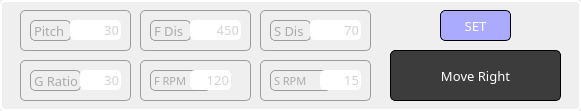
      <widget class="QFrame" name="frame_32">
       <property name="geometry">
        <rect>
         <x>10</x>
         <y>200</y>
         <width>581</width>
         <height>111</height>
        </rect>
       </property>
       <property name="styleSheet">
        <string notr="true">border: 2px solid rgb(255, 255, 255);
border-radius: 5px;
</string>
       </property>
       <property name="frameShape">
        <enum>QFrame::StyledPanel</enum>
       </property>
       <property name="frameShadow">
        <enum>QFrame::Raised</enum>
       </property>
       <widget class="QFrame" name="frame_28">
        <property name="geometry">
         <rect>
          <x>20</x>
          <y>10</y>
          <width>111</width>
          <height>41</height>
         </rect>
        </property>
        <property name="font">
         <font>
          <family>Montserrat</family>
          <pointsize>10</pointsize>
          <weight>50</weight>
          <italic>false</italic>
          <bold>false</bold>
          <kerning>false</kerning>
         </font>
        </property>
        <property name="styleSheet">
         <string notr="true">border: 1px solid rgb(155,155,155);
border-radius:5px;</string>
        </property>
        <property name="frameShape">
         <enum>QFrame::StyledPanel</enum>
        </property>
        <property name="frameShadow">
         <enum>QFrame::Raised</enum>
        </property>
        <widget class="QLabel" name="label_59">
         <property name="geometry">
          <rect>
           <x>10</x>
           <y>10</y>
           <width>41</width>
           <height>21</height>
          </rect>
         </property>
         <property name="font">
          <font>
           <family>Montserrat</family>
           <pointsize>10</pointsize>
           <weight>50</weight>
           <italic>false</italic>
           <bold>false</bold>
           <kerning>false</kerning>
          </font>
         </property>
         <property name="styleSheet">
          <string notr="true">BORDER:0PX;
color: rgb(170, 170, 170);</string>
         </property>
         <property name="text">
          <string>Pitch</string>
         </property>
        </widget>
        <widget class="QLineEdit" name="pitch">
         <property name="geometry">
          <rect>
           <x>50</x>
           <y>10</y>
           <width>51</width>
           <height>20</height>
          </rect>
         </property>
         <property name="font">
          <font>
           <family>Montserrat</family>
           <pointsize>10</pointsize>
           <weight>50</weight>
           <italic>false</italic>
           <bold>false</bold>
           <kerning>false</kerning>
          </font>
         </property>
         <property name="styleSheet">
          <string notr="true">border:0px;color: rgb(170, 170, 170);</string>
         </property>
         <property name="alignment">
          <set>Qt::AlignRight|Qt::AlignTrailing|Qt::AlignVCenter</set>
         </property>
         <property name="placeholderText">
          <string>30</string>
         </property>
        </widget>
       </widget>
       <widget class="QFrame" name="frame_29">
        <property name="geometry">
         <rect>
          <x>140</x>
          <y>10</y>
          <width>111</width>
          <height>41</height>
         </rect>
        </property>
        <property name="font">
         <font>
          <family>Montserrat</family>
          <pointsize>10</pointsize>
          <weight>50</weight>
          <italic>false</italic>
          <bold>false</bold>
          <kerning>false</kerning>
         </font>
        </property>
        <property name="styleSheet">
         <string notr="true">border: 1px solid rgb(155,155,155);
border-radius:5px;</string>
        </property>
        <property name="frameShape">
         <enum>QFrame::StyledPanel</enum>
        </property>
        <property name="frameShadow">
         <enum>QFrame::Raised</enum>
        </property>
        <widget class="QLabel" name="label_58">
         <property name="geometry">
          <rect>
           <x>10</x>
           <y>10</y>
           <width>41</width>
           <height>21</height>
          </rect>
         </property>
         <property name="font">
          <font>
           <family>Montserrat</family>
           <pointsize>10</pointsize>
           <weight>50</weight>
           <italic>false</italic>
           <bold>false</bold>
           <kerning>false</kerning>
          </font>
         </property>
         <property name="styleSheet">
          <string notr="true">BORDER:0PX;
color: rgb(170, 170, 170);</string>
         </property>
         <property name="text">
          <string>F Dis</string>
         </property>
        </widget>
        <widget class="QLineEdit" name="fast_rpm_distance">
         <property name="geometry">
          <rect>
           <x>50</x>
           <y>10</y>
           <width>51</width>
           <height>20</height>
          </rect>
         </property>
         <property name="font">
          <font>
           <family>Montserrat</family>
           <pointsize>10</pointsize>
           <weight>50</weight>
           <italic>false</italic>
           <bold>false</bold>
           <kerning>false</kerning>
          </font>
         </property>
         <property name="styleSheet">
          <string notr="true">border:0px;color: rgb(170, 170, 170);</string>
         </property>
         <property name="alignment">
          <set>Qt::AlignRight|Qt::AlignTrailing|Qt::AlignVCenter</set>
         </property>
         <property name="placeholderText">
          <string>450</string>
         </property>
        </widget>
       </widget>
       <widget class="QPushButton" name="set_attributes">
        <property name="geometry">
         <rect>
          <x>440</x>
          <y>10</y>
          <width>71</width>
          <height>31</height>
         </rect>
        </property>
        <property name="font">
         <font>
          <family>Montserrat</family>
          <pointsize>10</pointsize>
          <weight>50</weight>
          <italic>false</italic>
          <bold>false</bold>
          <kerning>false</kerning>
         </font>
        </property>
        <property name="styleSheet">
         <string notr="true">color: rgb(255, 255, 255);
background-color: rgb(170, 170, 255);
border: 1px solid rgb(0,0,0);
border-radius:5px;</string>
        </property>
        <property name="text">
         <string>SET</string>
        </property>
       </widget>
       <widget class="QFrame" name="frame_31">
        <property name="geometry">
         <rect>
          <x>20</x>
          <y>60</y>
          <width>111</width>
          <height>41</height>
         </rect>
        </property>
        <property name="font">
         <font>
          <family>Montserrat</family>
          <pointsize>10</pointsize>
          <weight>50</weight>
          <italic>false</italic>
          <bold>false</bold>
          <kerning>false</kerning>
         </font>
        </property>
        <property name="styleSheet">
         <string notr="true">border: 1px solid rgb(155,155,155);
border-radius:5px;</string>
        </property>
        <property name="frameShape">
         <enum>QFrame::StyledPanel</enum>
        </property>
        <property name="frameShadow">
         <enum>QFrame::Raised</enum>
        </property>
        <widget class="QLabel" name="label_62">
         <property name="geometry">
          <rect>
           <x>10</x>
           <y>10</y>
           <width>51</width>
           <height>21</height>
          </rect>
         </property>
         <property name="font">
          <font>
           <family>Montserrat</family>
           <pointsize>10</pointsize>
           <weight>50</weight>
           <italic>false</italic>
           <bold>false</bold>
           <kerning>false</kerning>
          </font>
         </property>
         <property name="styleSheet">
          <string notr="true">BORDER:0PX;
color: rgb(170, 170, 170);</string>
         </property>
         <property name="text">
          <string>G Ratio</string>
         </property>
        </widget>
        <widget class="QLineEdit" name="gear_ratio">
         <property name="geometry">
          <rect>
           <x>60</x>
           <y>10</y>
           <width>41</width>
           <height>20</height>
          </rect>
         </property>
         <property name="font">
          <font>
           <family>Montserrat</family>
           <pointsize>10</pointsize>
           <weight>50</weight>
           <italic>false</italic>
           <bold>false</bold>
           <kerning>false</kerning>
          </font>
         </property>
         <property name="styleSheet">
          <string notr="true">border:0px;color: rgb(170, 170, 170);</string>
         </property>
         <property name="alignment">
          <set>Qt::AlignRight|Qt::AlignTrailing|Qt::AlignVCenter</set>
         </property>
         <property name="placeholderText">
          <string>30</string>
         </property>
        </widget>
       </widget>
       <widget class="QFrame" name="frame_30">
        <property name="geometry">
         <rect>
          <x>260</x>
          <y>10</y>
          <width>111</width>
          <height>41</height>
         </rect>
        </property>
        <property name="font">
         <font>
          <family>Montserrat</family>
          <pointsize>10</pointsize>
          <weight>50</weight>
          <italic>false</italic>
          <bold>false</bold>
          <kerning>false</kerning>
         </font>
        </property>
        <property name="styleSheet">
         <string notr="true">border: 1px solid rgb(155,155,155);
border-radius:5px;</string>
        </property>
        <property name="frameShape">
         <enum>QFrame::StyledPanel</enum>
        </property>
        <property name="frameShadow">
         <enum>QFrame::Raised</enum>
        </property>
        <widget class="QLabel" name="label_10">
         <property name="geometry">
          <rect>
           <x>10</x>
           <y>10</y>
           <width>41</width>
           <height>21</height>
          </rect>
         </property>
         <property name="font">
          <font>
           <family>Montserrat</family>
           <pointsize>10</pointsize>
           <weight>50</weight>
           <italic>false</italic>
           <bold>false</bold>
           <kerning>false</kerning>
          </font>
         </property>
         <property name="styleSheet">
          <string notr="true">BORDER:0PX;
color: rgb(170, 170, 170);</string>
         </property>
         <property name="text">
          <string>S Dis</string>
         </property>
        </widget>
        <widget class="QLineEdit" name="slow_rpm_distance">
         <property name="geometry">
          <rect>
           <x>50</x>
           <y>10</y>
           <width>51</width>
           <height>20</height>
          </rect>
         </property>
         <property name="font">
          <font>
           <family>Montserrat</family>
           <pointsize>10</pointsize>
           <weight>50</weight>
           <italic>false</italic>
           <bold>false</bold>
           <kerning>false</kerning>
          </font>
         </property>
         <property name="styleSheet">
          <string notr="true">border:0px;color: rgb(170, 170, 170);</string>
         </property>
         <property name="alignment">
          <set>Qt::AlignRight|Qt::AlignTrailing|Qt::AlignVCenter</set>
         </property>
         <property name="placeholderText">
          <string>70</string>
         </property>
        </widget>
       </widget>
       <widget class="QLabel" name="label_139">
        <property name="geometry">
         <rect>
          <x>400</x>
          <y>60</y>
          <width>31</width>
          <height>31</height>
         </rect>
        </property>
        <property name="font">
         <font>
          <family>Montserrat</family>
          <pointsize>10</pointsize>
          <weight>50</weight>
          <italic>false</italic>
          <bold>false</bold>
          <kerning>false</kerning>
         </font>
        </property>
        <property name="styleSheet">
         <string notr="true">border:0px;
background-color: rgb(255, 255);</string>
        </property>
        <property name="text">
         <string/>
        </property>
        <property name="pixmap">
         <pixmap>../../.designer/backup/resource/move_left.png</pixmap>
        </property>
        <property name="scaledContents">
         <bool>true</bool>
        </property>
       </widget>
       <widget class="QFrame" name="frame_33">
        <property name="geometry">
         <rect>
          <x>140</x>
          <y>60</y>
          <width>111</width>
          <height>41</height>
         </rect>
        </property>
        <property name="font">
         <font>
          <family>Montserrat</family>
          <pointsize>10</pointsize>
          <weight>50</weight>
          <italic>false</italic>
          <bold>false</bold>
          <kerning>false</kerning>
         </font>
        </property>
        <property name="styleSheet">
         <string notr="true">border: 1px solid rgb(155,155,155);
border-radius:5px;</string>
        </property>
        <property name="frameShape">
         <enum>QFrame::StyledPanel</enum>
        </property>
        <property name="frameShadow">
         <enum>QFrame::Raised</enum>
        </property>
        <widget class="QLabel" name="label_64">
         <property name="geometry">
          <rect>
           <x>10</x>
           <y>10</y>
           <width>61</width>
           <height>21</height>
          </rect>
         </property>
         <property name="font">
          <font>
           <family>Montserrat</family>
           <pointsize>8</pointsize>
           <weight>50</weight>
           <italic>false</italic>
           <bold>false</bold>
           <kerning>false</kerning>
          </font>
         </property>
         <property name="styleSheet">
          <string notr="true">BORDER:0PX;
color: rgb(170, 170, 170);</string>
         </property>
         <property name="text">
          <string>F RPM</string>
         </property>
        </widget>
        <widget class="QLineEdit" name="fast_rpm">
         <property name="geometry">
          <rect>
           <x>50</x>
           <y>10</y>
           <width>41</width>
           <height>20</height>
          </rect>
         </property>
         <property name="font">
          <font>
           <family>Montserrat</family>
           <pointsize>10</pointsize>
           <weight>50</weight>
           <italic>false</italic>
           <bold>false</bold>
           <kerning>false</kerning>
          </font>
         </property>
         <property name="styleSheet">
          <string notr="true">border:0px;color: rgb(170, 170, 170);</string>
         </property>
         <property name="alignment">
          <set>Qt::AlignRight|Qt::AlignTrailing|Qt::AlignVCenter</set>
         </property>
         <property name="placeholderText">
          <string>120</string>
         </property>
        </widget>
       </widget>
       <widget class="QFrame" name="frame_34">
        <property name="geometry">
         <rect>
          <x>260</x>
          <y>60</y>
          <width>111</width>
          <height>41</height>
         </rect>
        </property>
        <property name="font">
         <font>
          <family>Montserrat</family>
          <pointsize>10</pointsize>
          <weight>50</weight>
          <italic>false</italic>
          <bold>false</bold>
          <kerning>false</kerning>
         </font>
        </property>
        <property name="styleSheet">
         <string notr="true">border: 1px solid rgb(155,155,155);
border-radius:5px;</string>
        </property>
        <property name="frameShape">
         <enum>QFrame::StyledPanel</enum>
        </property>
        <property name="frameShadow">
         <enum>QFrame::Raised</enum>
        </property>
        <widget class="QLabel" name="label_65">
         <property name="geometry">
          <rect>
           <x>10</x>
           <y>10</y>
           <width>61</width>
           <height>21</height>
          </rect>
         </property>
         <property name="font">
          <font>
           <family>Montserrat</family>
           <pointsize>8</pointsize>
           <weight>50</weight>
           <italic>false</italic>
           <bold>false</bold>
           <kerning>false</kerning>
          </font>
         </property>
         <property name="styleSheet">
          <string notr="true">BORDER:0PX;
color: rgb(170, 170, 170);</string>
         </property>
         <property name="text">
          <string>S RPM</string>
         </property>
        </widget>
        <widget class="QLineEdit" name="slow_rpm">
         <property name="geometry">
          <rect>
           <x>60</x>
           <y>10</y>
           <width>41</width>
           <height>20</height>
          </rect>
         </property>
         <property name="font">
          <font>
           <family>Montserrat</family>
           <pointsize>10</pointsize>
           <weight>50</weight>
           <italic>false</italic>
           <bold>false</bold>
           <kerning>false</kerning>
          </font>
         </property>
         <property name="styleSheet">
          <string notr="true">border:0px;color: rgb(170, 170, 170);</string>
         </property>
         <property name="alignment">
          <set>Qt::AlignRight|Qt::AlignTrailing|Qt::AlignVCenter</set>
         </property>
         <property name="placeholderText">
          <string>15</string>
         </property>
        </widget>
       </widget>
       <widget class="QPushButton" name="changeDIR">
        <property name="geometry">
         <rect>
          <x>390</x>
          <y>50</y>
          <width>171</width>
          <height>51</height>
         </rect>
        </property>
        <property name="font">
         <font>
          <family>Montserrat</family>
          <pointsize>10</pointsize>
          <weight>50</weight>
          <italic>false</italic>
          <bold>false</bold>
          <kerning>false</kerning>
         </font>
        </property>
        <property name="styleSheet">
         <string notr="true">border:1px solid rgb(0,0,0);
border-radius:5px;
color: rgb(255, 255, 255);
background-color: rgb(60, 60, 60);</string>
        </property>
        <property name="text">
         <string>Move Right</string>
        </property>
       </widget>
       <zorder>changeDIR</zorder>
       <zorder>frame_28</zorder>
       <zorder>frame_29</zorder>
       <zorder>set_attributes</zorder>
       <zorder>frame_31</zorder>
       <zorder>frame_30</zorder>
       <zorder>label_139</zorder>
       <zorder>frame_33</zorder>
       <zorder>frame_34</zorder>
      </widget>
